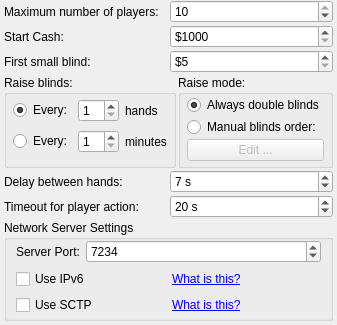
       <widget class="QWidget" name="page_4">
        <layout class="QVBoxLayout">
         <property name="spacing">
          <number>2</number>
         </property>
         <property name="leftMargin">
          <number>4</number>
         </property>
         <property name="topMargin">
          <number>0</number>
         </property>
         <property name="rightMargin">
          <number>4</number>
         </property>
         <property name="bottomMargin">
          <number>4</number>
         </property>
         <item>
          <layout class="QHBoxLayout">
           <item>
            <widget class="QLabel" name="label_15">
             <property name="text">
              <string>Maximum number of players:</string>
             </property>
             <property name="buddy">
              <cstring>spinBox_netQuantityPlayers</cstring>
             </property>
            </widget>
           </item>
           <item>
            <widget class="QSpinBox" name="spinBox_netQuantityPlayers">
             <property name="minimum">
              <number>2</number>
             </property>
             <property name="maximum">
              <number>10</number>
             </property>
             <property name="value">
              <number>10</number>
             </property>
            </widget>
           </item>
          </layout>
         </item>
         <item>
          <layout class="QHBoxLayout">
           <item>
            <widget class="QLabel" name="label_13">
             <property name="text">
              <string>Start Cash:</string>
             </property>
             <property name="buddy">
              <cstring>spinBox_netStartCash</cstring>
             </property>
            </widget>
           </item>
           <item>
            <widget class="QSpinBox" name="spinBox_netStartCash">
             <property name="prefix">
              <string>$</string>
             </property>
             <property name="minimum">
              <number>1000</number>
             </property>
             <property name="maximum">
              <number>1000000</number>
             </property>
             <property name="singleStep">
              <number>50</number>
             </property>
            </widget>
           </item>
          </layout>
         </item>
         <item>
          <layout class="QHBoxLayout">
           <item>
            <widget class="QLabel" name="label_35">
             <property name="text">
              <string>First small blind:</string>
             </property>
             <property name="buddy">
              <cstring>spinBox_netFirstSmallBlind</cstring>
             </property>
            </widget>
           </item>
           <item>
            <widget class="QSpinBox" name="spinBox_netFirstSmallBlind">
             <property name="prefix">
              <string>$</string>
             </property>
             <property name="minimum">
              <number>5</number>
             </property>
             <property name="maximum">
              <number>20000</number>
             </property>
            </widget>
           </item>
          </layout>
         </item>
         <item>
          <layout class="QHBoxLayout">
           <item>
            <widget class="QGroupBox" name="groupBox_8">
             <property name="maximumSize">
              <size>
               <width>16777215</width>
               <height>105</height>
              </size>
             </property>
             <property name="styleSheet">
              <string notr="true"/>
             </property>
             <property name="title">
              <string>Raise blinds:</string>
             </property>
             <layout class="QGridLayout">
              <property name="leftMargin">
               <number>6</number>
              </property>
              <property name="topMargin">
               <number>0</number>
              </property>
              <property name="rightMargin">
               <number>6</number>
              </property>
              <property name="bottomMargin">
               <number>6</number>
              </property>
              <property name="verticalSpacing">
               <number>4</number>
              </property>
              <item row="0" column="0">
               <widget class="QRadioButton" name="radioButton_netRaiseBlindsAtHands">
                <property name="text">
                 <string>Every:</string>
                </property>
                <property name="checked">
                 <bool>true</bool>
                </property>
               </widget>
              </item>
              <item row="0" column="1">
               <widget class="QSpinBox" name="spinBox_netRaiseSmallBlindEveryHands">
                <property name="minimum">
                 <number>1</number>
                </property>
               </widget>
              </item>
              <item row="0" column="2">
               <widget class="QLabel" name="label_51">
                <property name="sizePolicy">
                 <sizepolicy hsizetype="Expanding" vsizetype="Preferred">
                  <horstretch>0</horstretch>
                  <verstretch>0</verstretch>
                 </sizepolicy>
                </property>
                <property name="text">
                 <string>hands</string>
                </property>
               </widget>
              </item>
              <item row="1" column="0">
               <widget class="QRadioButton" name="radioButton_netRaiseBlindsAtMinutes">
                <property name="text">
                 <string>Every:</string>
                </property>
               </widget>
              </item>
              <item row="1" column="1">
               <widget class="QSpinBox" name="spinBox_netRaiseSmallBlindEveryMinutes">
                <property name="minimum">
                 <number>1</number>
                </property>
               </widget>
              </item>
              <item row="1" column="2">
               <widget class="QLabel" name="label_52">
                <property name="sizePolicy">
                 <sizepolicy hsizetype="Expanding" vsizetype="Preferred">
                  <horstretch>0</horstretch>
                  <verstretch>0</verstretch>
                 </sizepolicy>
                </property>
                <property name="text">
                 <string>minutes</string>
                </property>
               </widget>
              </item>
             </layout>
            </widget>
           </item>
           <item>
            <widget class="QGroupBox" name="groupBox_9">
             <property name="sizePolicy">
              <sizepolicy hsizetype="Expanding" vsizetype="Preferred">
               <horstretch>0</horstretch>
               <verstretch>0</verstretch>
              </sizepolicy>
             </property>
             <property name="maximumSize">
              <size>
               <width>16777215</width>
               <height>105</height>
              </size>
             </property>
             <property name="styleSheet">
              <string notr="true"/>
             </property>
             <property name="title">
              <string>Raise mode:</string>
             </property>
             <layout class="QGridLayout">
              <property name="leftMargin">
               <number>6</number>
              </property>
              <property name="topMargin">
               <number>0</number>
              </property>
              <property name="rightMargin">
               <number>6</number>
              </property>
              <property name="bottomMargin">
               <number>4</number>
              </property>
              <property name="verticalSpacing">
               <number>2</number>
              </property>
              <item row="0" column="0">
               <widget class="QRadioButton" name="radioButton_netAlwaysDoubleBlinds">
                <property name="text">
                 <string>Always double blinds</string>
                </property>
                <property name="checked">
                 <bool>true</bool>
                </property>
               </widget>
              </item>
              <item row="1" column="0">
               <widget class="QRadioButton" name="radioButton_netManualBlindsOrder">
                <property name="text">
                 <string>Manual blinds order:</string>
                </property>
               </widget>
              </item>
              <item row="2" column="0">
               <widget class="QPushButton" name="pushButton_netEditManualBlindsOrder">
                <property name="enabled">
                 <bool>false</bool>
                </property>
                <property name="text">
                 <string>Edit ...</string>
                </property>
               </widget>
              </item>
             </layout>
            </widget>
           </item>
          </layout>
         </item>
         <item>
          <layout class="QHBoxLayout">
           <item>
            <widget class="QLabel" name="label_36">
             <property name="text">
              <string>Delay between hands:</string>
             </property>
             <property name="buddy">
              <cstring>spinBox_netDelayBetweenHands</cstring>
             </property>
            </widget>
           </item>
           <item>
            <widget class="QSpinBox" name="spinBox_netDelayBetweenHands">
             <property name="suffix">
              <string> s</string>
             </property>
             <property name="minimum">
              <number>5</number>
             </property>
             <property name="maximum">
              <number>20</number>
             </property>
             <property name="singleStep">
              <number>1</number>
             </property>
             <property name="value">
              <number>7</number>
             </property>
            </widget>
           </item>
          </layout>
         </item>
         <item>
          <layout class="QHBoxLayout">
           <item>
            <widget class="QLabel" name="label_40">
             <property name="text">
              <string>Timeout for player action:</string>
             </property>
             <property name="buddy">
              <cstring>spinBox_netTimeOutPlayerAction</cstring>
             </property>
            </widget>
           </item>
           <item>
            <widget class="QSpinBox" name="spinBox_netTimeOutPlayerAction">
             <property name="suffix">
              <string> s</string>
             </property>
             <property name="minimum">
              <number>5</number>
             </property>
             <property name="maximum">
              <number>60</number>
             </property>
             <property name="value">
              <number>20</number>
             </property>
            </widget>
           </item>
          </layout>
         </item>
         <item>
          <widget class="QGroupBox" name="groupBox_2">
           <property name="title">
            <string>Network Server Settings</string>
           </property>
           <layout class="QGridLayout" name="gridLayout_2">
            <property name="topMargin">
             <number>0</number>
            </property>
            <property name="bottomMargin">
             <number>3</number>
            </property>
            <item row="0" column="0" colspan="2">
             <layout class="QHBoxLayout" name="horizontalLayout_5">
              <item>
               <widget class="QLabel" name="label_16">
                <property name="text">
                 <string>Server Port:</string>
                </property>
                <property name="buddy">
                 <cstring>spinBox_serverPort</cstring>
                </property>
               </widget>
              </item>
              <item>
               <widget class="QSpinBox" name="spinBox_serverPort">
                <property name="sizePolicy">
                 <sizepolicy hsizetype="MinimumExpanding" vsizetype="Fixed">
                  <horstretch>0</horstretch>
                  <verstretch>0</verstretch>
                 </sizepolicy>
                </property>
                <property name="minimum">
                 <number>80</number>
                </property>
                <property name="maximum">
                 <number>65535</number>
                </property>
                <property name="value">
                 <number>7234</number>
                </property>
               </widget>
              </item>
             </layout>
            </item>
            <item row="1" column="0">
             <widget class="QCheckBox" name="checkBox_useIpv6">
              <property name="text">
               <string>Use IPv6</string>
              </property>
             </widget>
            </item>
            <item row="1" column="1">
             <widget class="QLabel" name="label_22">
              <property name="text">
               <string>&lt;a href=&quot;http://en.wikipedia.org/wiki/Ipv6&quot;&gt;What is this?&lt;/a&gt;</string>
              </property>
              <property name="openExternalLinks">
               <bool>true</bool>
              </property>
             </widget>
            </item>
            <item row="2" column="0">
             <widget class="QCheckBox" name="checkBox_useSctp">
              <property name="text">
               <string>Use SCTP</string>
              </property>
             </widget>
            </item>
            <item row="2" column="1">
             <widget class="QLabel" name="label_24">
              <property name="text">
               <string>&lt;a href=&quot;http://en.wikipedia.org/wiki/Stream_Control_Transmission_Protocol&quot;&gt;What is this?&lt;/a&gt;</string>
              </property>
              <property name="openExternalLinks">
               <bool>true</bool>
              </property>
             </widget>
            </item>
           </layout>
          </widget>
         </item>
        </layout>
       </widget>
